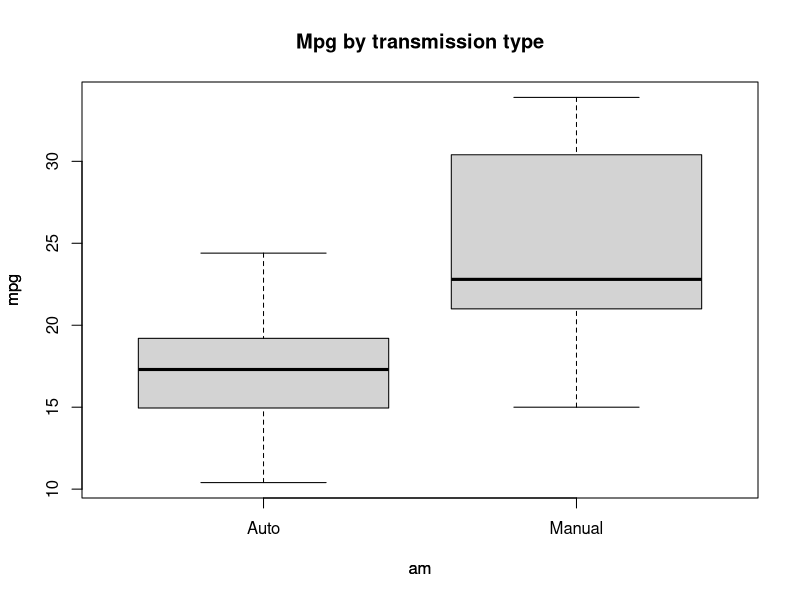
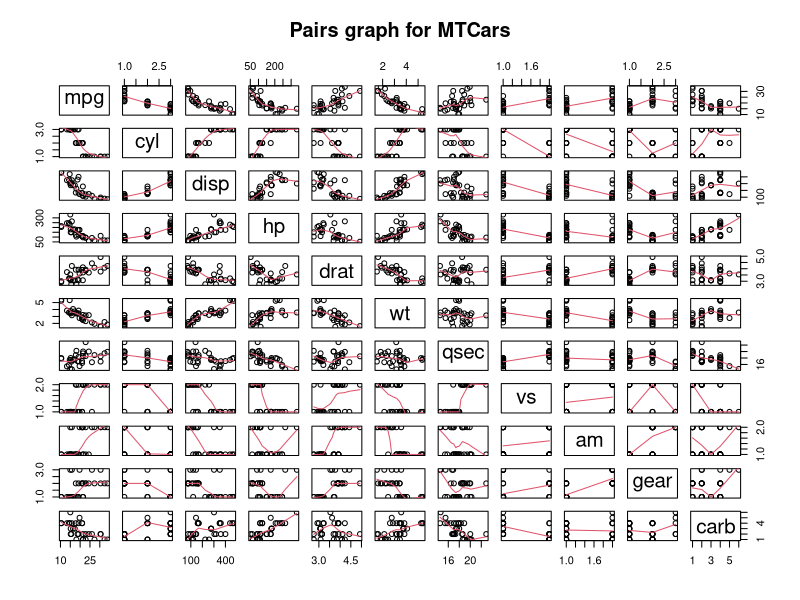
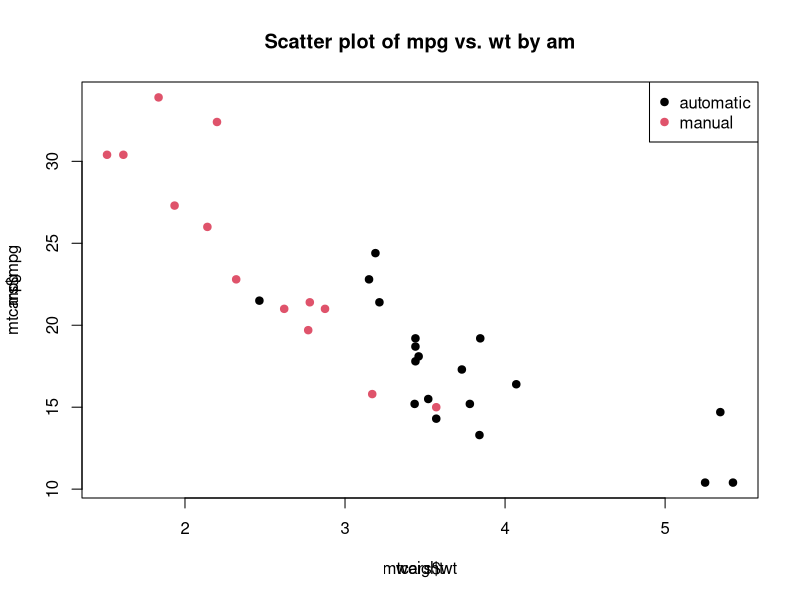
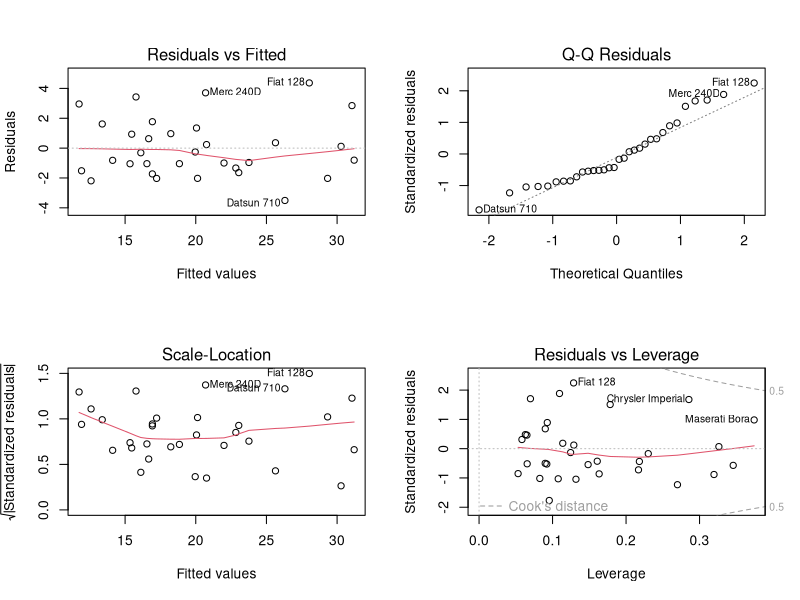

R code for these plots, in order:
## ---- chunk 1
data(mtcars)
str(mtcars)
## ---- chunk 2
mtcars$cyl <- factor(mtcars$cyl)
mtcars$vs <- factor(mtcars$vs)
mtcars$gear <- factor(mtcars$gear)
mtcars$carb <- factor(mtcars$carb)
mtcars$am <- factor(mtcars$am)
## ---- chunk 3
levels(mtcars$am) <- c("Auto", "Manual")
## ---- chunk 4
t.test(mpg ~ am, data = mtcars)
## ---- chunk 5
wilcox.test(mpg ~ am, data = mtcars)
## ---- chunk 6
model.all <- lm(mpg ~ ., data = mtcars)
n <- nrow(mtcars)
model.init <- step(model.all, direction = "backward", k = log(n))
## ---- chunk 7
summary(model.init)
## ---- chunk 8
model <- lm(mpg ~ wt + qsec + am + wt:am, data = mtcars)
summary(model)
## ---- chunk 9
anova(lm(mpg ~ am, data = mtcars), lm(mpg ~ am + wt, data = mtcars), model.init, model)
## ---- chunk 10
leverage <- hatvalues(model)
## ---- chunk 11
leverage[which(leverage > 0.5)]
## ---- chunk 12
influential <- dfbetas(model)
## ---- chunk 13
influential[which(abs(influential) > 1)]
## ---- chunk 14
plot(mpg ~ am, data = mtcars)
title(main = "Mpg by transmission type", xlab = "am", ylab = "mpg")
## ---- chunk 15
pairs(mtcars, panel = panel.smooth, main = "Pairs graph for MTCars")
## ---- chunk 16
plot(mtcars$wt, mtcars$mpg, col = mtcars$am, pch = 19)
title(main = "Scatter plot of mpg vs. wt by am", xlab = "weight", ylab = "mpg")
legend("topright", c("automatic", "manual"), col = 1:2, pch = 19)
## ---- chunk 17
par(mfrow = c(2, 2))
plot(model)
